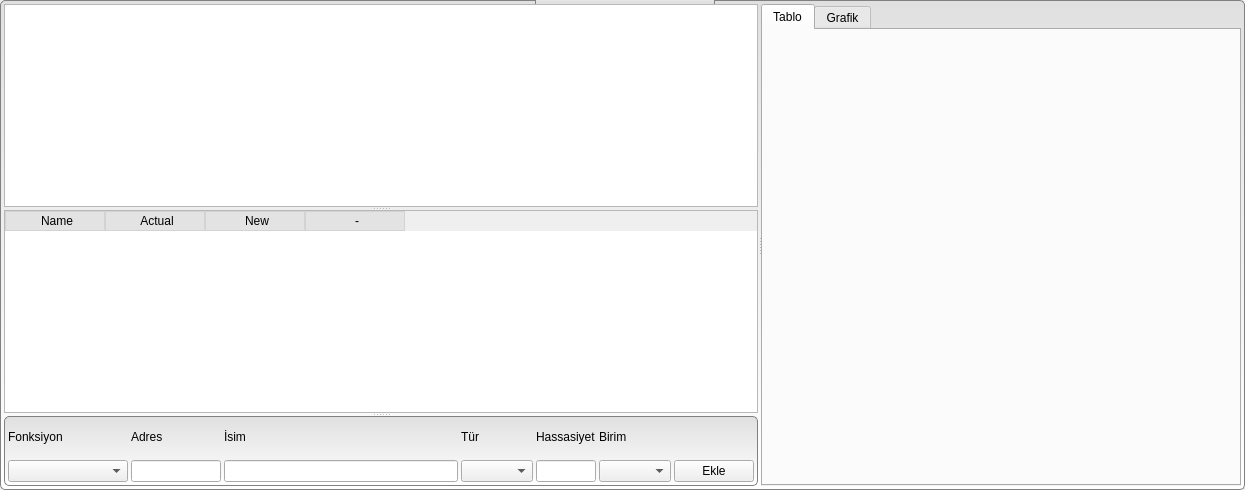
<?xml version="1.0" encoding="UTF-8"?>
<ui version="4.0">
 <class>WdgTest</class>
 <widget class="QWidget" name="WdgTest">
  <property name="geometry">
   <rect>
    <x>0</x>
    <y>0</y>
    <width>1245</width>
    <height>490</height>
   </rect>
  </property>
  <property name="windowTitle">
   <string>Form</string>
  </property>
  <property name="styleSheet">
   <string notr="true">QGroupBox {
    background-color: qlineargradient(x1: 0, y1: 0, x2: 0, y2: 1, stop: 0 #E0E0E0, stop: 1 #FFFFFF);
    border: 1px solid gray;
    border-radius: 5px;
    margin-top: 3ex; /* leave space at the top for the title */
}

QGroupBox::title {
    subcontrol-origin: margin;
    subcontrol-position: top left; /* position at the top center */
    padding: 0px 30px;
	border: 1px solid gray;
	border-radius: 3px;
	min-height: 25px;
  /*  background-color: qlineargradient(x1: 0, y1: 0, x2: 0, y2: 1, stop: 0 #FF0ECE, stop: 1 #FFFFFF); */
}

QHeaderView::section {    
	background-color: rgb(227, 227, 227);
    padding-left: 4px;
    border: 1px solid lightgrey;	
	font: 10pt &quot;MS Shell Dlg 2&quot;;
}

/*QTableView {
	background-color: white;
	show-decoration-selected: 0;
	padding: 0;
	margin: 0;
}*/

/*QTableView::item:selected
{   
    color: white;
    background: #0063cd;            
}*/

QTableView::item:selected:active
{
	color: white;
	background: #0063cd; 
   /* background: qlineargradient(x1: 0, y1: 0, x2: 0, y2: 1, stop: 0 #6ea1f1, stop: 1 #567dbc);*/
}

QTableView::item:selected:!active 
{
	color: white;
	/*background: #0063cd;*/
   /* background: qlineargradient(x1: 0, y1: 0, x2: 0, y2: 1, stop: 0 #6b9be8, stop: 1 #577fbf);*/
   background: qlineargradient(x1: 0, y1: 0, x2: 0, y2: 1, stop: 0 #ABAFE5, stop: 1 #8588B2);
}

*{outline:  none;}

</string>
  </property>
  <layout class="QVBoxLayout" name="verticalLayout_2">
   <property name="spacing">
    <number>3</number>
   </property>
   <property name="leftMargin">
    <number>0</number>
   </property>
   <property name="topMargin">
    <number>0</number>
   </property>
   <property name="rightMargin">
    <number>0</number>
   </property>
   <property name="bottomMargin">
    <number>0</number>
   </property>
   <item>
    <widget class="QGroupBox" name="grpToolBox">
     <property name="minimumSize">
      <size>
       <width>0</width>
       <height>0</height>
      </size>
     </property>
     <property name="maximumSize">
      <size>
       <width>16777215</width>
       <height>16777215</height>
      </size>
     </property>
     <property name="font">
      <font>
       <pointsize>11</pointsize>
       <weight>75</weight>
       <bold>true</bold>
      </font>
     </property>
     <property name="styleSheet">
      <string notr="true">QGroupBox {
    background-color: qlineargradient(x1: 0, y1: 0, x2: 0, y2: 1, stop: 0 #E0E0E0, stop: 1 #FFFFFF);
    border: 1px solid gray;
    border-radius: 5px;
    margin-top: 6ex; /* leave space at the top for the title */
}

QGroupBox::title {
    subcontrol-origin: margin;
    subcontrol-position: top center; /* position at the top center */
    padding: 0px 50px;
	margin: -5px 0px 0px 0px;
  /*  background-color: qlineargradient(x1: 0, y1: 0, x2: 0, y2: 1, stop: 0 #FF0ECE, stop: 1 #FFFFFF); */
}
</string>
     </property>
     <property name="title">
      <string>GroupBox</string>
     </property>
     <property name="alignment">
      <set>Qt::AlignCenter</set>
     </property>
     <property name="flat">
      <bool>true</bool>
     </property>
     <layout class="QHBoxLayout" name="horizontalLayout">
      <property name="spacing">
       <number>6</number>
      </property>
      <property name="leftMargin">
       <number>3</number>
      </property>
      <property name="topMargin">
       <number>3</number>
      </property>
      <property name="rightMargin">
       <number>3</number>
      </property>
      <property name="bottomMargin">
       <number>3</number>
      </property>
      <item>
       <widget class="QSplitter" name="splitter_2">
        <property name="styleSheet">
         <string notr="true"/>
        </property>
        <property name="frameShape">
         <enum>QFrame::NoFrame</enum>
        </property>
        <property name="midLineWidth">
         <number>0</number>
        </property>
        <property name="orientation">
         <enum>Qt::Horizontal</enum>
        </property>
        <property name="handleWidth">
         <number>3</number>
        </property>
        <widget class="QSplitter" name="splitter">
         <property name="styleSheet">
          <string notr="true"/>
         </property>
         <property name="frameShape">
          <enum>QFrame::NoFrame</enum>
         </property>
         <property name="midLineWidth">
          <number>0</number>
         </property>
         <property name="orientation">
          <enum>Qt::Vertical</enum>
         </property>
         <property name="handleWidth">
          <number>3</number>
         </property>
         <widget class="QTableView" name="tableView">
          <property name="styleSheet">
           <string notr="true">QHeaderView::section {    
	background-color: rgb(227, 227, 227);

    padding-left: 4px;
    border: 1px solid lightgrey;
	
	font: 10pt &quot;MS Shell Dlg 2&quot;;
}

*{outline: none; }</string>
          </property>
         </widget>
         <widget class="QTableWidget" name="tableWidget">
          <property name="editTriggers">
           <set>QAbstractItemView::NoEditTriggers</set>
          </property>
          <property name="selectionMode">
           <enum>QAbstractItemView::SingleSelection</enum>
          </property>
          <property name="selectionBehavior">
           <enum>QAbstractItemView::SelectRows</enum>
          </property>
          <column>
           <property name="text">
            <string>Name</string>
           </property>
          </column>
          <column>
           <property name="text">
            <string>Actual</string>
           </property>
          </column>
          <column>
           <property name="text">
            <string>New</string>
           </property>
          </column>
          <column>
           <property name="text">
            <string>-</string>
           </property>
          </column>
         </widget>
         <widget class="QGroupBox" name="grp_new">
          <property name="minimumSize">
           <size>
            <width>0</width>
            <height>70</height>
           </size>
          </property>
          <property name="maximumSize">
           <size>
            <width>16777215</width>
            <height>70</height>
           </size>
          </property>
          <property name="title">
           <string/>
          </property>
          <layout class="QHBoxLayout" name="horizontalLayout_2">
           <property name="spacing">
            <number>3</number>
           </property>
           <property name="leftMargin">
            <number>3</number>
           </property>
           <property name="topMargin">
            <number>0</number>
           </property>
           <property name="rightMargin">
            <number>3</number>
           </property>
           <property name="bottomMargin">
            <number>3</number>
           </property>
           <item>
            <layout class="QVBoxLayout" name="vLyt_addMudbusFunc">
             <item>
              <widget class="QLabel" name="label_6">
               <property name="minimumSize">
                <size>
                 <width>120</width>
                 <height>0</height>
                </size>
               </property>
               <property name="maximumSize">
                <size>
                 <width>250</width>
                 <height>16777215</height>
                </size>
               </property>
               <property name="text">
                <string>Fonksiyon</string>
               </property>
              </widget>
             </item>
             <item>
              <widget class="QComboBox" name="cmbAddModbusFunc">
               <property name="minimumSize">
                <size>
                 <width>120</width>
                 <height>0</height>
                </size>
               </property>
               <property name="maximumSize">
                <size>
                 <width>250</width>
                 <height>16777215</height>
                </size>
               </property>
              </widget>
             </item>
            </layout>
           </item>
           <item>
            <layout class="QVBoxLayout" name="vLyt_addAddress">
             <item>
              <widget class="QLabel" name="label_4">
               <property name="minimumSize">
                <size>
                 <width>90</width>
                 <height>0</height>
                </size>
               </property>
               <property name="maximumSize">
                <size>
                 <width>90</width>
                 <height>16777215</height>
                </size>
               </property>
               <property name="text">
                <string>Adres</string>
               </property>
              </widget>
             </item>
             <item>
              <widget class="QLineEdit" name="edtAddAddress">
               <property name="minimumSize">
                <size>
                 <width>90</width>
                 <height>21</height>
                </size>
               </property>
               <property name="maximumSize">
                <size>
                 <width>90</width>
                 <height>16777215</height>
                </size>
               </property>
               <property name="maxLength">
                <number>10</number>
               </property>
               <property name="alignment">
                <set>Qt::AlignRight|Qt::AlignTrailing|Qt::AlignVCenter</set>
               </property>
               <property name="clearButtonEnabled">
                <bool>false</bool>
               </property>
              </widget>
             </item>
            </layout>
           </item>
           <item>
            <layout class="QVBoxLayout" name="vLyt_addName">
             <item>
              <widget class="QLabel" name="label_3">
               <property name="minimumSize">
                <size>
                 <width>150</width>
                 <height>0</height>
                </size>
               </property>
               <property name="text">
                <string>İsim</string>
               </property>
              </widget>
             </item>
             <item>
              <widget class="QLineEdit" name="edtAddName">
               <property name="minimumSize">
                <size>
                 <width>0</width>
                 <height>21</height>
                </size>
               </property>
              </widget>
             </item>
            </layout>
           </item>
           <item>
            <layout class="QVBoxLayout" name="vLyt_addVariantType">
             <item>
              <widget class="QLabel" name="label_17">
               <property name="minimumSize">
                <size>
                 <width>0</width>
                 <height>0</height>
                </size>
               </property>
               <property name="maximumSize">
                <size>
                 <width>16777215</width>
                 <height>16777215</height>
                </size>
               </property>
               <property name="text">
                <string>Tür</string>
               </property>
              </widget>
             </item>
             <item>
              <widget class="QComboBox" name="cmbAddVariantType">
               <property name="minimumSize">
                <size>
                 <width>0</width>
                 <height>0</height>
                </size>
               </property>
               <property name="maximumSize">
                <size>
                 <width>16777215</width>
                 <height>16777215</height>
                </size>
               </property>
              </widget>
             </item>
            </layout>
           </item>
           <item>
            <layout class="QVBoxLayout" name="vLyt_addPrecision">
             <item>
              <widget class="QLabel" name="label_9">
               <property name="minimumSize">
                <size>
                 <width>60</width>
                 <height>0</height>
                </size>
               </property>
               <property name="maximumSize">
                <size>
                 <width>60</width>
                 <height>16777215</height>
                </size>
               </property>
               <property name="text">
                <string>Hassasiyet</string>
               </property>
              </widget>
             </item>
             <item>
              <widget class="QLineEdit" name="edtAddPrecision">
               <property name="minimumSize">
                <size>
                 <width>60</width>
                 <height>21</height>
                </size>
               </property>
               <property name="maximumSize">
                <size>
                 <width>60</width>
                 <height>16777215</height>
                </size>
               </property>
              </widget>
             </item>
            </layout>
           </item>
           <item>
            <layout class="QVBoxLayout" name="vLyt_addUnit">
             <item>
              <widget class="QLabel" name="label_10">
               <property name="minimumSize">
                <size>
                 <width>60</width>
                 <height>0</height>
                </size>
               </property>
               <property name="maximumSize">
                <size>
                 <width>90</width>
                 <height>16777215</height>
                </size>
               </property>
               <property name="text">
                <string>Birim</string>
               </property>
              </widget>
             </item>
             <item>
              <widget class="QComboBox" name="cmbAddUnit">
               <property name="minimumSize">
                <size>
                 <width>60</width>
                 <height>0</height>
                </size>
               </property>
               <property name="maximumSize">
                <size>
                 <width>90</width>
                 <height>16777215</height>
                </size>
               </property>
              </widget>
             </item>
            </layout>
           </item>
           <item alignment="Qt::AlignBottom">
            <widget class="QPushButton" name="btnAdd">
             <property name="minimumSize">
              <size>
               <width>80</width>
               <height>0</height>
              </size>
             </property>
             <property name="maximumSize">
              <size>
               <width>80</width>
               <height>16777215</height>
              </size>
             </property>
             <property name="text">
              <string>Ekle</string>
             </property>
            </widget>
           </item>
          </layout>
         </widget>
        </widget>
        <widget class="QTabWidget" name="tabWidget">
         <property name="minimumSize">
          <size>
           <width>480</width>
           <height>0</height>
          </size>
         </property>
         <property name="currentIndex">
          <number>0</number>
         </property>
         <widget class="QWidget" name="tabTable">
          <attribute name="title">
           <string>Tablo</string>
          </attribute>
         </widget>
         <widget class="QWidget" name="tabGraphic">
          <attribute name="title">
           <string>Grafik</string>
          </attribute>
         </widget>
        </widget>
       </widget>
      </item>
     </layout>
    </widget>
   </item>
  </layout>
 </widget>
 <resources/>
 <connections/>
</ui>
